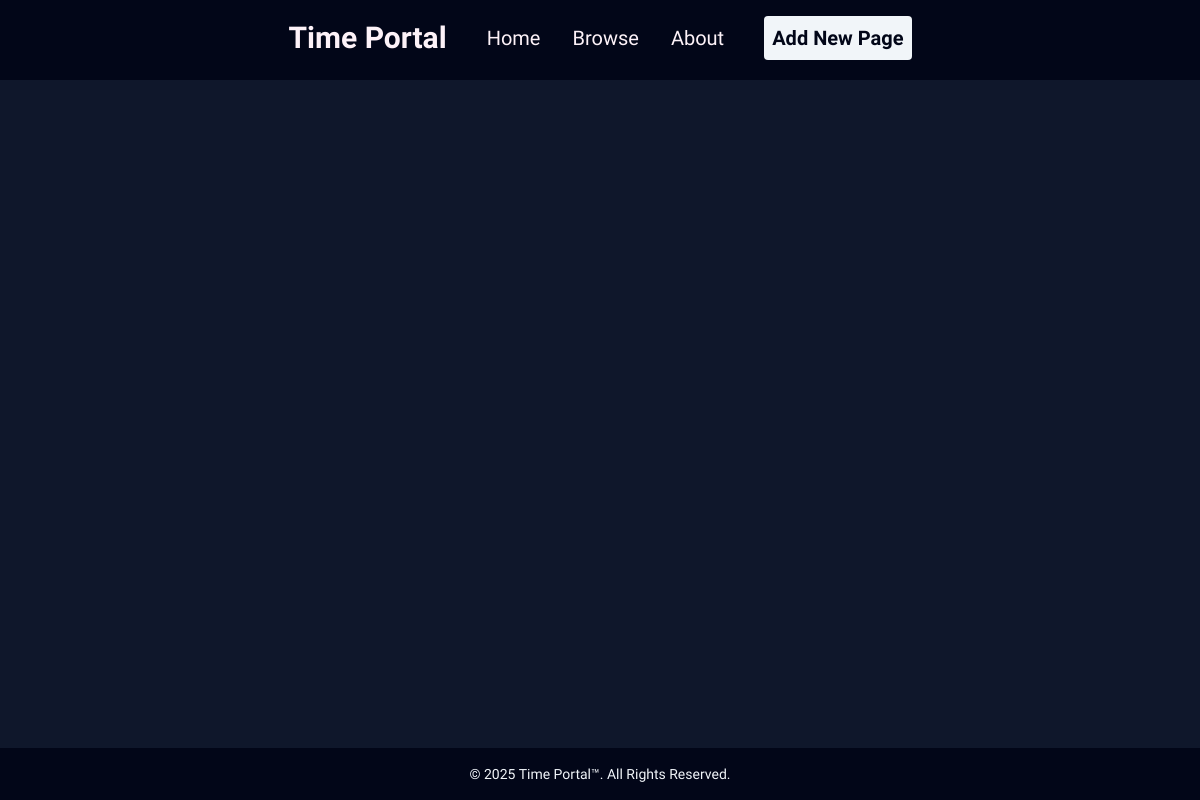
Page /browse.php on the earlier database version.
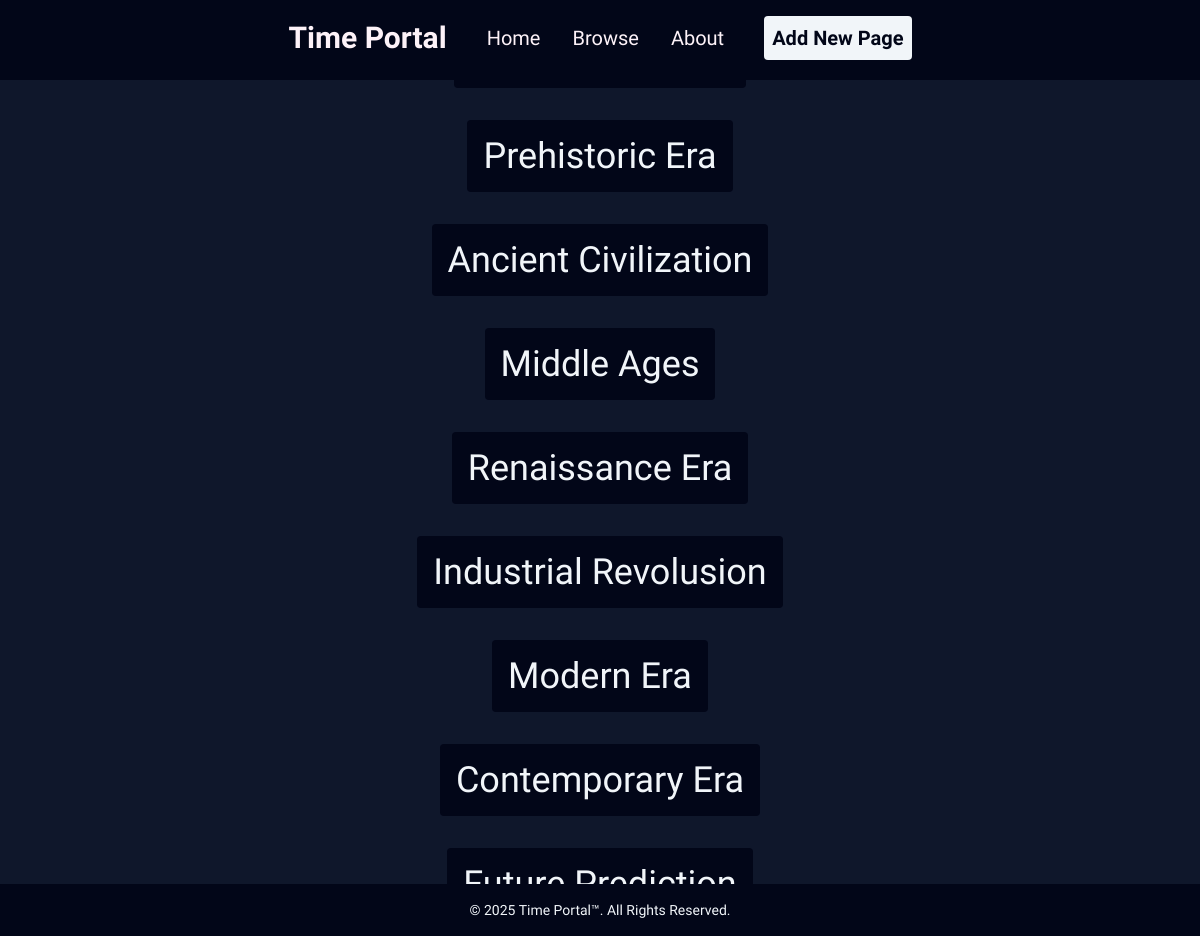
Same page on the later database version.
### tables this page shows
CREATE TABLE pages (id INTEGER PRIMARY KEY AUTOINCREMENT, title TEXT NOT NULL, subtitle TEXT NOT NULL, content1 TEXT NOT NULL, content2 TEXT, image1 TEXT, image2 TEXT, created_at TIMESTAMP DEFAULT CURRENT_TIMESTAMP);

### browse.php (the view)
<?php
include 'includes/config.php';
include_once 'includes/header.inc.php';
$result = $db->query("SELECT id, title FROM pages");
?>
<?php while ($row = $result->fetchArray(SQLITE3_ASSOC)): ?>
    <div class="font-['MedievalSharp'] text-4xl bg-slate-950 m-4 p-4 rounded">
        <a href="page.php?id=<?= $row['id'] ?>"><?= htmlspecialchars($row['title']) ?></a>
    </div>
<?php endwhile; ?>
<?php
include_once 'includes/footer.php';
?>
</body>
</html>

### includes/header.inc.php (shortened to what this page needs)
<!DOCTYPE html>
<html lang="en">
<head>
    <link rel="stylesheet" href="styles/main.css">
</head>
<body class="font-['Spectral'] bg-slate-900 text-slate-100 text-xl flex flex-col min-h-screen justify-center items-center">
    <nav class="font-['MedievalSharp'] fixed top-0 h-20 bg-slate-950 w-full z-40 text-pink-50">
        <div class="max-w-screen-xl items-center justify-center flex gap-10 p-4 rounded min-w-full">
            <a href="/" class="flex items-center space-x-3 rtl:space-x-reverse">
                <span class="text-3xl font-semibold whitespace-nowrap hover:scale-125 transition-all duration-500">Time Portal</span>
            </a>
            <div class="hidden md:flex md:items-center md:w-auto" id="navbar-menu">
                <ul class="flex flex-col md:flex-row md:space-x-8 font-medium">
                    <li><a href="/" class="block text-xl md:hover:bg-transparent md:hover:scale-125 transition-all duration-500">Home</a></li>
                    <li><a href="browse.php" class="block text-xl md:hover:bg-transparent md:hover:scale-125 transition-all duration-500">Browse</a></li>
                    <li><a href="about.php" class="block text-xl md:hover:bg-transparent md:hover:scale-125 transition-all duration-500">About</a></li>
                </ul>
            </div>
            <div class="hidden md:flex md:order-2 space-x-3 md:space-x-0 rtl:space-x-reverse bg-slate-100 p-2 rounded text-slate-950 font-bold hover:scale-125 transition-all duration-500 hover:cursor-pointer">
                <a href="create.php"><button type="button">Add New Page</button></a>
            </div>
        </div>
    </nav>

### includes/footer.php
<div class="min-w-full fixed bottom-0 font-['MedievalSharp']">
    <div class="bg-slate-950 p-4 flex items-center justify-center">
        <span class="text-sm text-slate-100">© 2025 <a href="/">Time Portal™</a>. All Rights Reserved.
    </div>
</div>

Differences in the rows shown:
added pages: title "Prehistoric Era"
added pages: title "Ancient Civilization"
added pages: title "Middle Ages"
added pages: title "Renaissance Era"
added pages: title "Industrial Revolusion"
added pages: title "Modern Era"
added pages: title "Contemporary Era"
